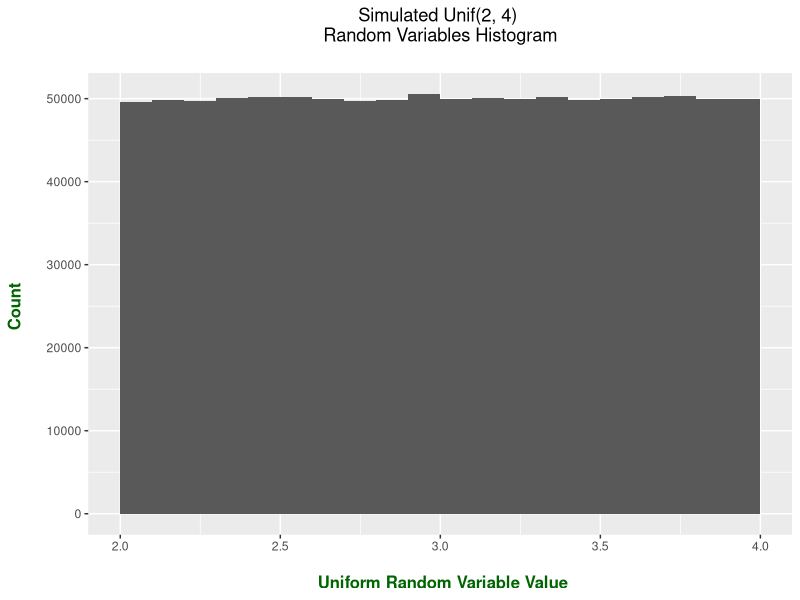
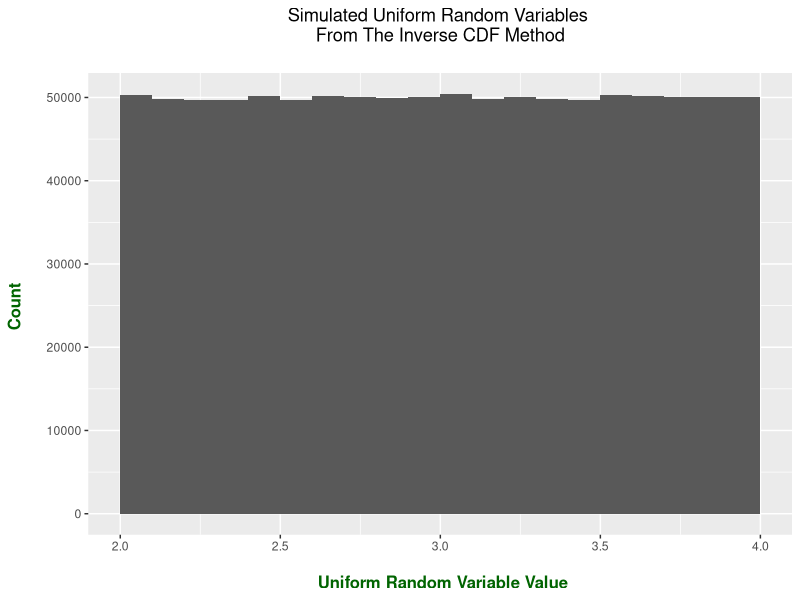
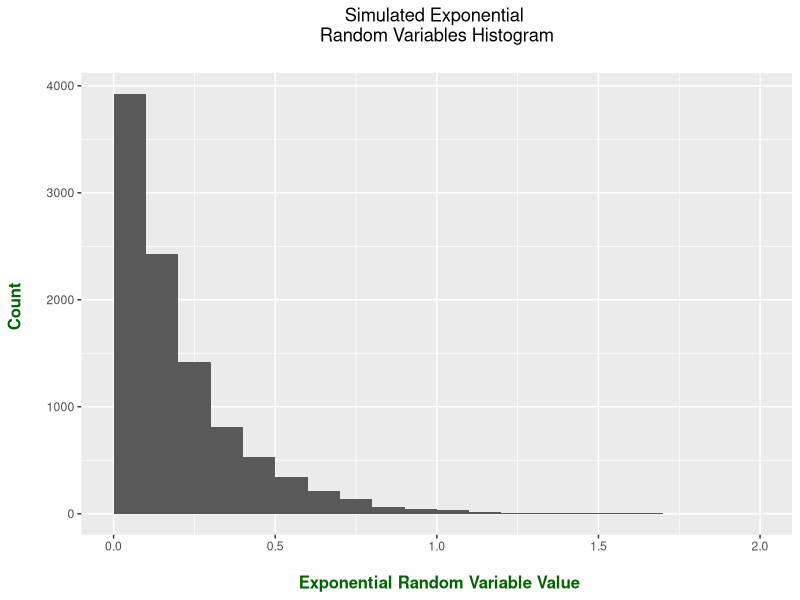
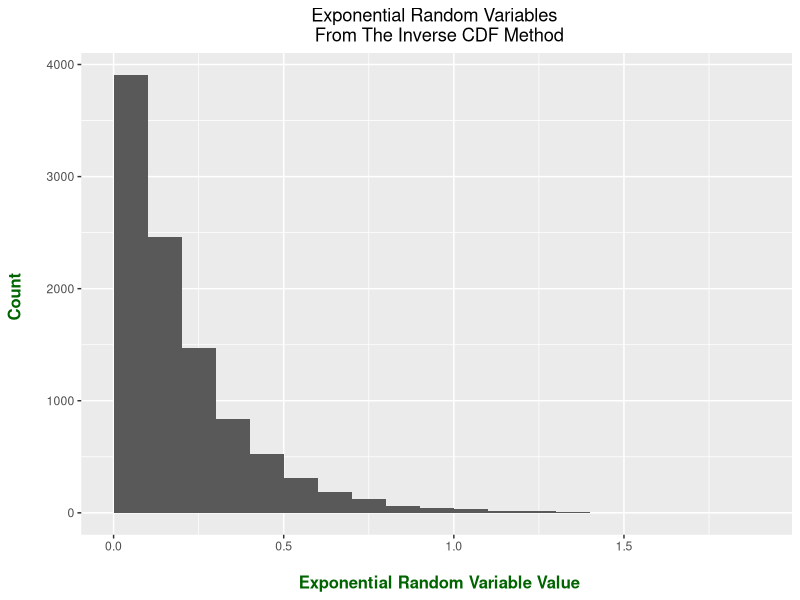
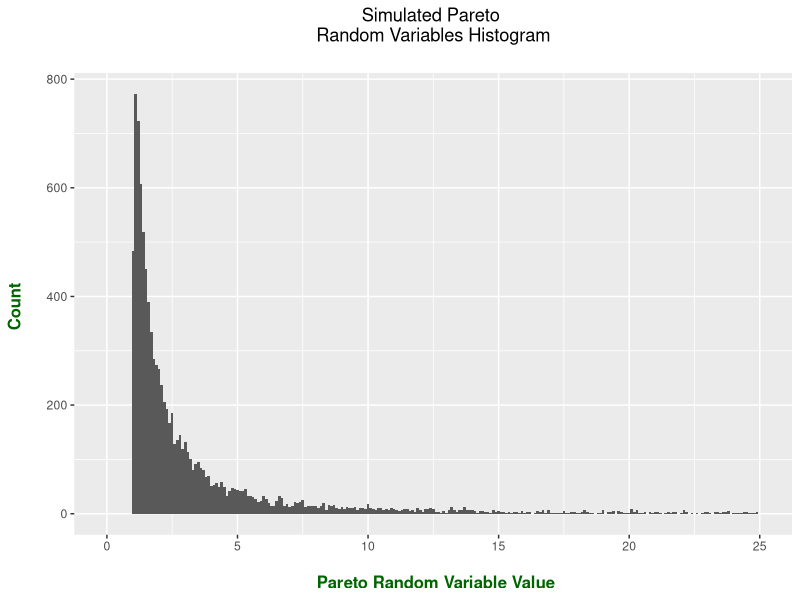
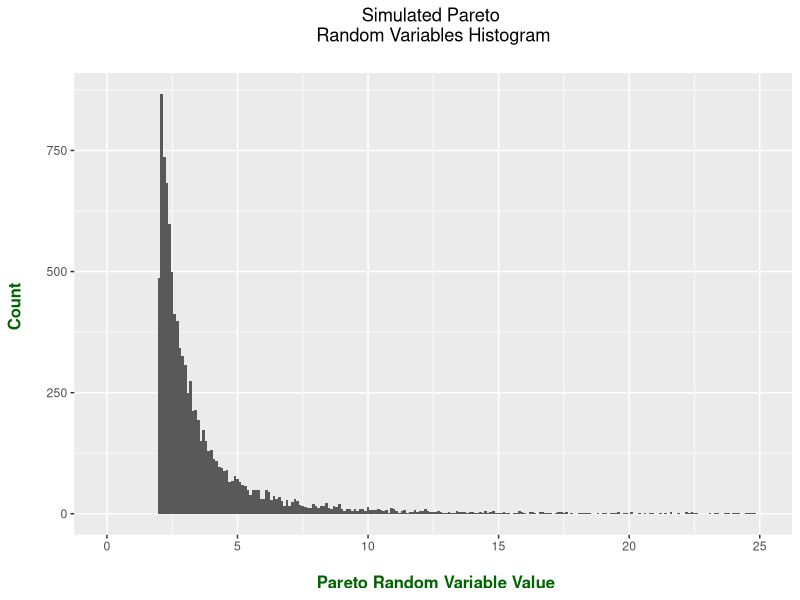

Here is the R script that generated these plots, in order:
## ---- chunk 1
# Inverse CDF Monte Carlo Method Examples (With ggplot2)

library(ggplot2)
set.seed(100)
## ---- chunk 2
# Simulating 1 Million i.i.d Unif(a = 2, b = 4) R.Vs Case & Plot

uniforms_ab_sim <- runif(n = 10^6, min = 2, max = 4)

# Plot of simulated Unif(2, 4) random variables; Should be close to a rectangle:

ggplot(data = NULL, aes(uniforms_ab_sim)) +
  geom_histogram(binwidth = 0.1, boundary = 2) + 
  labs(x = "\n Uniform Random Variable Value", y = "Count \n", title = "Simulated Unif(2, 4) \n Random Variables Histogram \n") +
  theme(plot.title = element_text(hjust = 0.5), 
        axis.title.x = element_text(face="bold", colour="darkgreen", size = 12),
        axis.title.y = element_text(face="bold", colour="darkgreen", size = 12))
## ---- chunk 3
# The generating formula for generating Unif(a, b) ends up being: 
# F^(-1)(U)  = a + (b - a)U where U is a Unif(0, 1) random variable.
# Generating Unif(a = 2, b = 4) using Inverse CDF Method and Unif(0, 1):

unif_invCDFs <- 2 + 2*runif(n = 10^6, min = 0, max = 1)

# Plot should be similar to the plot before.

ggplot(data = NULL, aes(unif_invCDFs)) +
  geom_histogram(binwidth = 0.1, boundary = 2) + 
  labs(x = "\n Uniform Random Variable Value", y = "Count \n", title = "Simulated Uniform Random Variables \n From The Inverse CDF Method \n") +
  theme(plot.title = element_text(hjust = 0.5), 
        axis.title.x = element_text(face="bold", colour="darkgreen", size = 12),
        axis.title.y = element_text(face="bold", colour="darkgreen", size = 12))
## ---- chunk 4
### Example Two:

# We generate exponential random variables from uniform random variables
# through the Inverse CDF Method.

# Exponential simulation in R:

lambdaRate = 5 #lambdaRate value can be changed accordingly

# Simulating exponential random variables with a sample size of 10000.

E <- rexp(10000, lambdaRate)

# Plot of exponential random variables; Should be close to exponential decay.

ggplot(data = NULL, aes(E)) +
 geom_histogram(binwidth = 0.1, boundary = 2) + 
 labs(x = "\n Exponential Random Variable Value", y = "Count \n", title = "Simulated Exponential \n Random Variables Histogram \n") +
 theme(plot.title = element_text(hjust = 0.5), 
 axis.title.x = element_text(face="bold", colour="darkgreen", size = 12),
 axis.title.y = element_text(face="bold", colour="darkgreen", size = 12))

#----------------

# Simulating Exponential Random Variables Using Unif(0,1) With Inverse CDF Method

U <- runif(n = 10000, min = 0, max = 1) # Simulate Unif(0,1) r.v's
X <- -(log(U)/lambdaRate) # Generating formula from Inverse CDF

# Plotting the simulation results:

ggplot(data = NULL, aes(X)) +
 geom_histogram(binwidth = 0.1, boundary = 2) + 
 labs(x = "\n Exponential Random Variable Value", y = "Count \n", 
 title = "Exponential Random Variables \n From The Inverse CDF Method") +
 theme(plot.title = element_text(hjust = 0.5), 
 axis.title.x = element_text(face="bold", colour="darkgreen", size = 12),
 axis.title.y = element_text(face="bold", colour="darkgreen", size = 12))
## ---- chunk 5
### Example Three: Pareto Distribution Simulations

# Resources: http://www.math.wm.edu/~leemis/chart/UDR/PDFs/Pareto.pdf
# http://isites.harvard.edu/fs/docs/icb.topic1475777.files/stat110hw5solutions.pdf

# Inverse CDF Method for simulating Pareto rvs:

pareto_invCDF_funct <- function(n = 1, lambda = 1, k = 1){
  unifs <- runif(n, min = 0, max =  1) # Simulate standard uniforms.
  invCDF_formula <- lambda/((1 -  unifs)^(1/k)) # lambda / ((1 - U))^(1/k)
  invCDF_formula <- lambda/(unifs^(1/k)) # U is a standard uniform rv; 1 - U also std. uniform
  
  return(invCDF_formula)
}

pareto_11 <- pareto_invCDF_funct(10000, lambda = 1, k = 1)


# Plot of simulated Pareto lambda = 1, k = 1 random variables; 

ggplot(data = NULL, aes(pareto_11)) + 
  geom_histogram(binwidth = 0.1) + xlim(c(0, 25)) +
  labs(x = "\n Pareto Random Variable Value", y = "Count \n", title = "Simulated Pareto \n Random Variables Histogram \n") +
  theme(plot.title = element_text(hjust = 0.5), 
        axis.title.x = element_text(face="bold", colour="darkgreen", size = 12),
        axis.title.y = element_text(face="bold", colour="darkgreen", size = 12))

# Pareto with lambda = 2 and k = 2

pareto_22 <- pareto_invCDF_funct(10000, lambda = 2, k = 2)


# Plot of simulated Pareto lambda = 2, k = 2 random variables; 

ggplot(data = NULL, aes(pareto_22)) + 
  geom_histogram(binwidth = 0.1) + xlim(c(0, 25)) +
  labs(x = "\n Pareto Random Variable Value", y = "Count \n", title = "Simulated Pareto \n Random Variables Histogram \n") +
  theme(plot.title = element_text(hjust = 0.5), 
        axis.title.x = element_text(face="bold", colour="darkgreen", size = 12),
        axis.title.y = element_text(face="bold", colour="darkgreen", size = 12))
